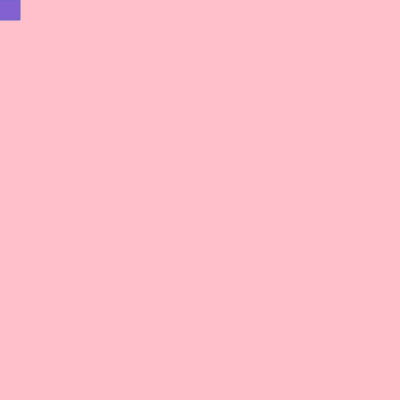
Frame 1 (no input)
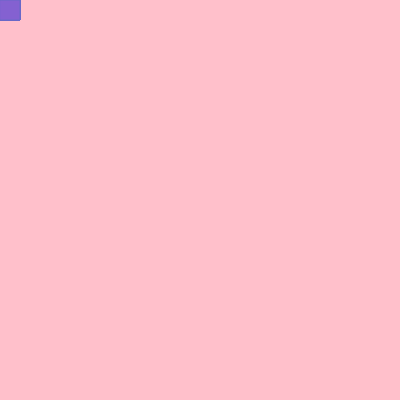
Frame 60 (no input)
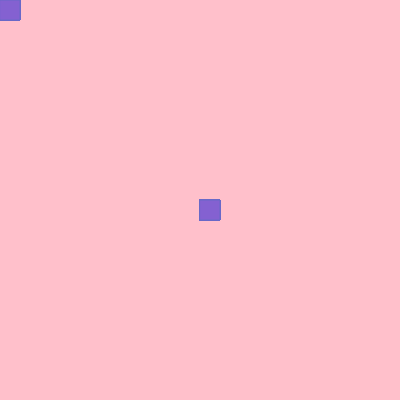
Frame 120 (the mouse pressed at the canvas centre since frame 60)

The p5.js sketch that drew these frames (run headless with seeded random() and noise() and a simulated clock; from frame 60 on, the mouse is pressed at the canvas centre):

// p5.js sketch
// ── sketch.js
function setup() {
  createCanvas(400, 400);
  background("pink");
}

function draw() {
  
  stroke("rgb(105,105,199)");
  fill("rgb(132,97,209)");
  
  if(mouseIsPressed);
  rect(mouseX, mouseY, 20, 20);
}
